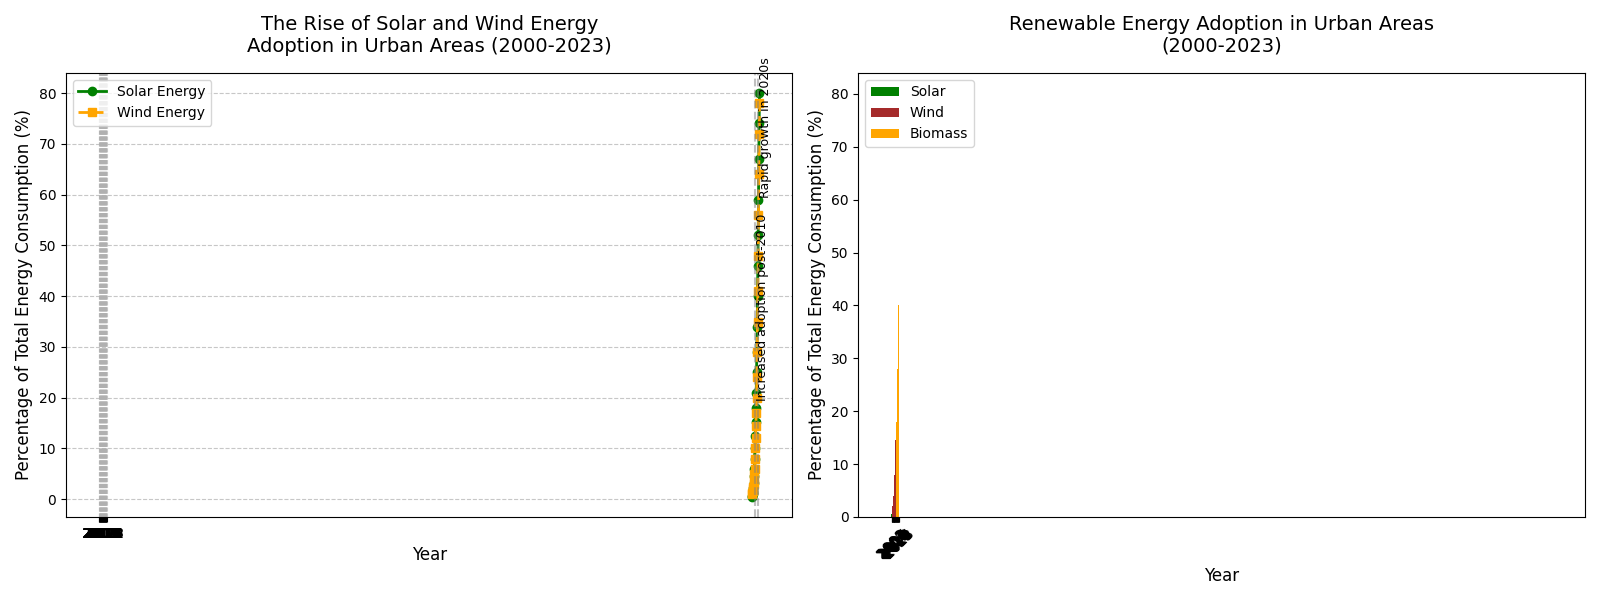

The script that drew this image:
import matplotlib.pyplot as plt
import numpy as np

years = np.arange(2000, 2024)
solar_energy_percentage = [
    0.5, 0.7, 1.0, 1.5, 2.3, 3.2, 4.5, 6.0, 8.0, 10.0, 
    12.5, 15.3, 18.0, 21.0, 25.0, 29.0, 34.0, 40.0, 46.0, 52.0, 
    59.0, 67.0, 74.0, 80.0
]
wind_energy_percentage = [
    1.0, 1.2, 1.6, 2.0, 2.5, 3.0, 4.0, 5.0, 6.0, 8.0, 
    10.0, 12.0, 14.5, 17.0, 20.0, 24.0, 29.0, 35.0, 41.0, 48.0, 
    56.0, 64.0, 72.0, 78.0
]
biomass_energy_percentage = [
    0.5, 0.8, 1.2, 1.8, 2.1, 2.7, 3.3, 4.1, 5.0, 6.5, 
    7.8, 9.2, 11.0, 13.0, 15.5, 18.0, 21.0, 24.0, 28.0, 32.0, 
    36.0, 40.0, 45.0, 50.0
]

fig, axs = plt.subplots(1, 2, figsize=(16, 6), sharex=True)

# First subplot: Line chart for shuffled colors
axs[0].plot(years, solar_energy_percentage, label='Solar Energy', color='green', marker='o', linestyle='-', linewidth=2)
axs[0].plot(years, wind_energy_percentage, label='Wind Energy', color='orange', marker='s', linestyle='--', linewidth=2)
axs[0].set_title('The Rise of Solar and Wind Energy\nAdoption in Urban Areas (2000-2023)', fontsize=14, pad=15)
axs[0].set_xlabel('Year', fontsize=12)
axs[0].set_ylabel('Percentage of Total Energy Consumption (%)', fontsize=12)
axs[0].grid(True, linestyle='--', alpha=0.7)
axs[0].legend(loc='upper left', fontsize=10)

axs[0].axvline(2010, color='grey', linestyle='--', alpha=0.5)
axs[0].text(2011, 20, 'Increased adoption post-2010', fontsize=9, color='black', rotation=90)
axs[0].axvline(2020, color='grey', linestyle='--', alpha=0.5)
axs[0].text(2021, 60, 'Rapid growth in 2020s', fontsize=9, color='black', rotation=90)

# Second subplot: shuffled bar chart colors
width = 0.25
x_indexes = np.arange(len(years))

axs[1].bar(x_indexes - width, solar_energy_percentage, width=width, label='Solar', color='green')
axs[1].bar(x_indexes, wind_energy_percentage, width=width, label='Wind', color='brown')
axs[1].bar(x_indexes + width, biomass_energy_percentage, width=width, label='Biomass', color='orange')
axs[1].set_title('Renewable Energy Adoption in Urban Areas\n(2000-2023)', fontsize=14, pad=15)
axs[1].set_xlabel('Year', fontsize=12)
axs[1].set_ylabel('Percentage of Total Energy Consumption (%)', fontsize=12)
axs[1].set_xticks(x_indexes)
axs[1].set_xticklabels(years, rotation=45)
axs[1].legend(loc='upper left', fontsize=10)

plt.tight_layout()
plt.show()
